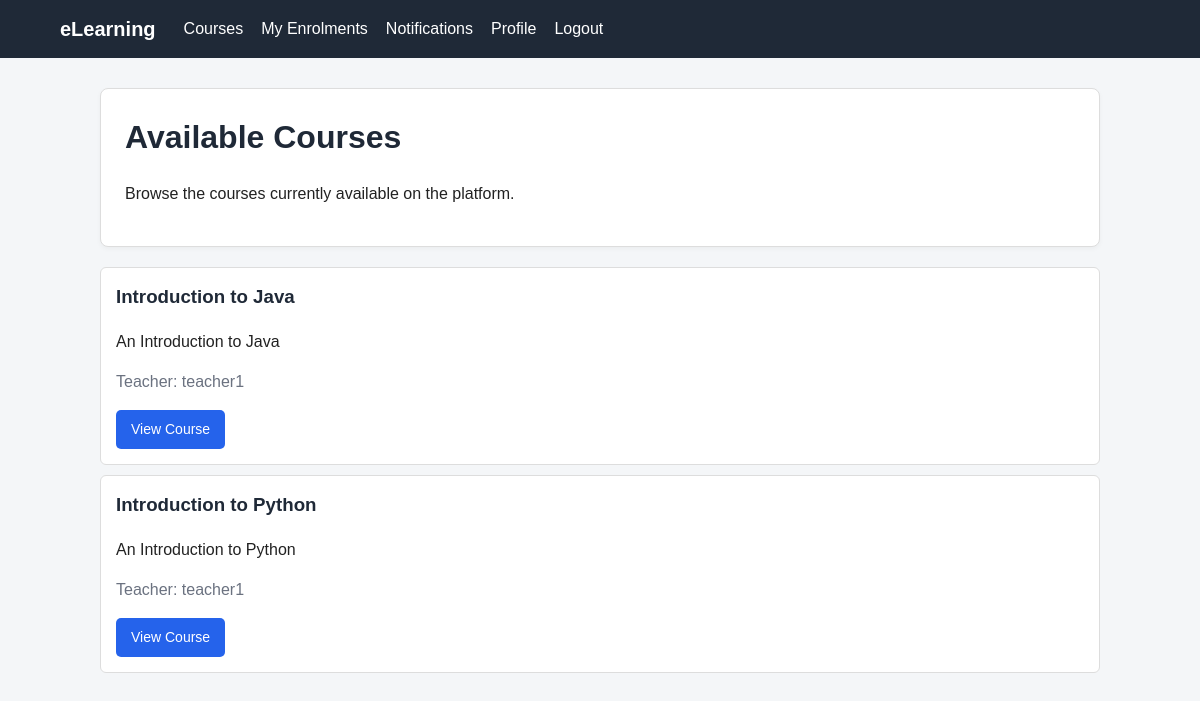
The page /courses/ (signed in) on the database its author committed.
### courses/models.py (models this page shows, shortened)
class Course(models.Model):
    title = models.CharField(max_length=200)
    description = models.TextField()
    teacher = models.ForeignKey(
        settings.AUTH_USER_MODEL,
        on_delete=models.CASCADE,
        related_name='courses_taught'
    )
    created_at = models.DateTimeField(auto_now_add=True)

### accounts/models.py (models this page shows)
class User(AbstractUser):
    class Role(models.TextChoices):
        STUDENT = "STUDENT", "Student"
        TEACHER = "TEACHER", "Teacher"
    role = models.CharField(
        max_length=10,
        choices=Role.choices,
        default=Role.STUDENT
    )
    bio = models.TextField(
        blank=True,
        max_length=500
    )
    profile_picture = models.ImageField(
        upload_to="profile_pictures/",
        blank=True,
        null=True
    )

### courses/views.py (the view)
@login_required
def courses_list(request):
    courses = Course.objects.all().order_by('title')
    return render(
        request,
        'courses/courses_list.html',
        {'courses': courses}
    )

### courses/templates/courses/courses_list.html (shortened to what this page needs)
{% extends 'base.html' %}
{% block content %}
<div class="card">
    <h1>Available Courses</h1>
    <p>
        Browse the courses currently available on the platform.
    </p>
</div>
<ul class="course-list">
    {% for course in courses %}
        <li>
            <h3>
                {{ course.title }}
            </h3>
            <p>
                {{ course.description|truncatewords:30 }}
            </p>
            <p class="muted">
                Teacher:
                {{ course.teacher.username }}
            </p>
            <a
                class="button"
                href="{% url 'course_detail' course.id %}"
            >
                View Course
            </a>
        </li>
    {% empty %}
        <li>
            No courses are currently available.
        </li>
    {% endfor %}
</ul>
{% endblock %}

### accounts/static/css/style.css (style rules this page uses)
* { box-sizing: border-box; }
body { margin: 0; font-family: Arial, Helvetica, sans-serif; background-color: #f4f6f8; color: #222; line-height: 1.5; }
.card { background-color: white; padding: 24px; margin-bottom: 20px; border-radius: 8px; border: 1px solid #ddd; box-shadow: 0 2px 5px rgba(0, 0, 0, 0.04); }
h1, h2, h3 { margin-top: 0; color: #1f2937; }
a { color: #2563eb; }
.button, button { display: inline-block; background-color: #2563eb; color: white; border: none; border-radius: 5px; padding: 9px 15px; text-decoration: none; cursor: pointer; font-size: 14px; }
.course-list, .user-list, .notification-list { list-style: none; padding: 0; }
.course-list li, .user-list li, .notification-list li { background-color: white; border: 1px solid #ddd; border-radius: 6px; padding: 15px; margin-bottom: 10px; }
.muted { color: #6b7280; }

### rows shown on the page
Course: title "Introduction to Java", description "An Introduction to Java", teacher.username "teacher1"
Course: title "Introduction to Python", description "An Introduction to Python", teacher.username "teacher1"
